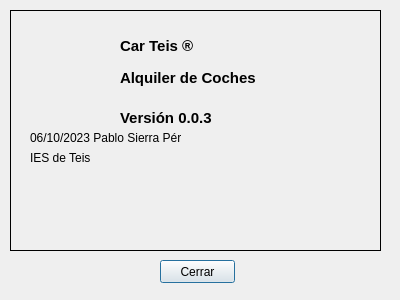
<?xml version="1.0" encoding="UTF-8"?>
<ui version="4.0">
 <class>dlgAbout</class>
 <widget class="QDialog" name="dlgAbout">
  <property name="geometry">
   <rect>
    <x>0</x>
    <y>0</y>
    <width>400</width>
    <height>300</height>
   </rect>
  </property>
  <property name="minimumSize">
   <size>
    <width>400</width>
    <height>300</height>
   </size>
  </property>
  <property name="maximumSize">
   <size>
    <width>400</width>
    <height>300</height>
   </size>
  </property>
  <property name="windowTitle">
   <string>Dialog</string>
  </property>
  <widget class="QPushButton" name="btnCerrraAbout">
   <property name="geometry">
    <rect>
     <x>160</x>
     <y>260</y>
     <width>75</width>
     <height>23</height>
    </rect>
   </property>
   <property name="text">
    <string>Cerrar</string>
   </property>
  </widget>
  <widget class="QFrame" name="frame">
   <property name="geometry">
    <rect>
     <x>10</x>
     <y>10</y>
     <width>371</width>
     <height>241</height>
    </rect>
   </property>
   <property name="frameShape">
    <enum>QFrame::Box</enum>
   </property>
   <property name="frameShadow">
    <enum>QFrame::Plain</enum>
   </property>
   <widget class="QLabel" name="label">
    <property name="geometry">
     <rect>
      <x>110</x>
      <y>10</y>
      <width>161</width>
      <height>51</height>
     </rect>
    </property>
    <property name="font">
     <font>
      <pointsize>11</pointsize>
      <weight>75</weight>
      <bold>true</bold>
     </font>
    </property>
    <property name="text">
     <string>Car Teis ®</string>
    </property>
   </widget>
   <widget class="QLabel" name="label_2">
    <property name="geometry">
     <rect>
      <x>110</x>
      <y>60</y>
      <width>151</width>
      <height>16</height>
     </rect>
    </property>
    <property name="font">
     <font>
      <pointsize>11</pointsize>
      <weight>75</weight>
      <bold>true</bold>
     </font>
    </property>
    <property name="text">
     <string>Alquiler de Coches</string>
    </property>
   </widget>
   <widget class="QLabel" name="label_3">
    <property name="geometry">
     <rect>
      <x>110</x>
      <y>100</y>
      <width>111</width>
      <height>16</height>
     </rect>
    </property>
    <property name="font">
     <font>
      <pointsize>11</pointsize>
      <weight>75</weight>
      <bold>true</bold>
     </font>
    </property>
    <property name="text">
     <string>Versión 0.0.3</string>
    </property>
   </widget>
   <widget class="QLabel" name="label_4">
    <property name="geometry">
     <rect>
      <x>20</x>
      <y>120</y>
      <width>151</width>
      <height>16</height>
     </rect>
    </property>
    <property name="text">
     <string>06/10/2023 Pablo Sierra Pérez</string>
    </property>
   </widget>
   <widget class="QLabel" name="label_5">
    <property name="geometry">
     <rect>
      <x>20</x>
      <y>20</y>
      <width>91</width>
      <height>91</height>
     </rect>
    </property>
    <property name="text">
     <string/>
    </property>
    <property name="pixmap">
     <pixmap>img/Logo1.png</pixmap>
    </property>
    <property name="scaledContents">
     <bool>true</bool>
    </property>
   </widget>
   <widget class="QLabel" name="label_6">
    <property name="geometry">
     <rect>
      <x>20</x>
      <y>140</y>
      <width>81</width>
      <height>16</height>
     </rect>
    </property>
    <property name="text">
     <string>IES de Teis</string>
    </property>
   </widget>
   <widget class="QLabel" name="label_7">
    <property name="geometry">
     <rect>
      <x>10</x>
      <y>170</y>
      <width>181</width>
      <height>61</height>
     </rect>
    </property>
    <property name="text">
     <string/>
    </property>
    <property name="pixmap">
     <pixmap>img/by-nc-nd.png</pixmap>
    </property>
    <property name="scaledContents">
     <bool>true</bool>
    </property>
   </widget>
  </widget>
 </widget>
 <resources/>
 <connections/>
</ui>
